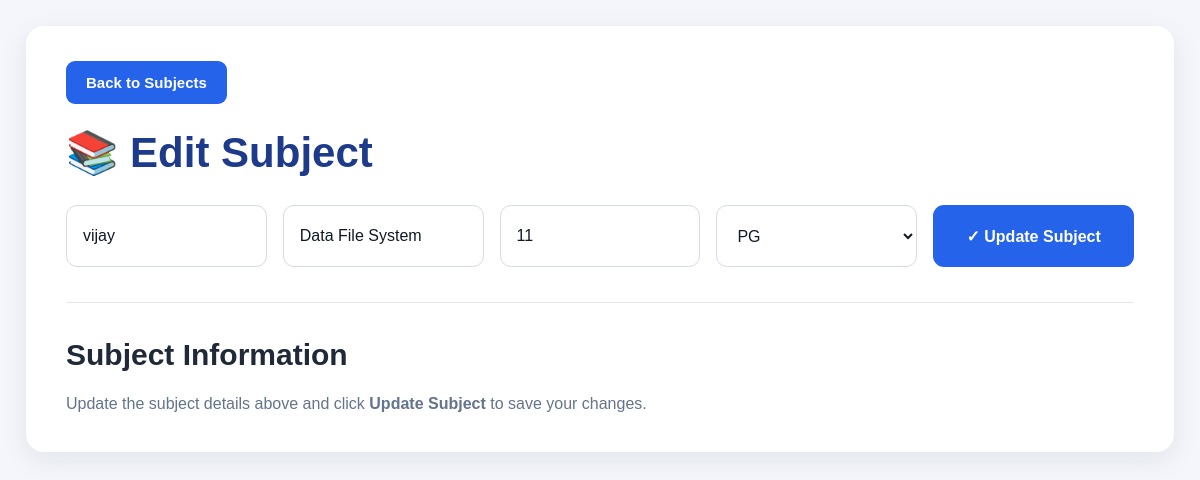
The page /edit_subject/16 on the database its author committed.
### tables this page shows
CREATE TABLE subjects (
            id INTEGER PRIMARY KEY AUTOINCREMENT,
            student_name TEXT,
            subject_name TEXT NOT NULL,
            subject_code TEXT,
            course_type TEXT DEFAULT 'UG'
        );

### app.py (the view, shortened to what this page needs)
@app.route("/edit_subject/<int:id>", methods=["GET", "POST"])
def edit_subject(id):
    conn = get_db()
    subject = conn.execute(
        "SELECT * FROM subjects WHERE id=?", (id,)
    ).fetchone()
    students_data = conn.execute("""
        SELECT * FROM students ORDER BY name
    """).fetchall()
    conn.close()
    if subject is None:
        return "Subject not found", 404
    return render_template(
        "edit_subject.html",
        subject=subject,
        students=students_data
    )

### app.py (called while the page is built)
def get_db():
    conn = sqlite3.connect(DB_PATH)
    conn.row_factory = sqlite3.Row
    return conn

### templates/edit_subject.html (shortened to what this page needs)
<!DOCTYPE html>
<html lang="en">
<head>
    <link rel="stylesheet"
          href="{{ url_for('static', filename='style.css') }}">
</head>
<body>
<div class="container">
    <a href="{{ url_for('subjects') }}" class="back-btn">
        Back to Subjects
    </a>
    <h1>📚 Edit Subject</h1>
    <form method="POST">
        <div class="form-grid">
            <input type="text"
                   name="student_name"
                   placeholder="Student Name"
                   value="{{ subject[1] }}"
                   required>
            <input type="text"
                   name="subject_name"
                   placeholder="Subject Name"
                   value="{{ subject[2] }}"
                   required>
            <input type="text"
                   name="subject_code"
                   placeholder="Subject Code"
                   value="{{ subject[3] }}"
                   required>
            <select name="course_type" required>
                <option value="PG"
                    {% if subject[4] == 'PG' %}selected{% endif %}>
                    PG
                </option>
            </select>
            <button type="submit">✓ Update Subject</button>
        </div>
    </form>
    <hr>
    <h2>Subject Information</h2>
    <p class="description">
        Update the subject details above and click
        <strong>Update Subject</strong> to save your changes.
    </p>
</div>
</body>
</html>

### static/style.css (style rules this page uses)
* { margin:0; padding:0; box-sizing:border-box; }
body { font-family:'Segoe UI',sans-serif; background:#f4f6f9; padding:25px; }
.container { background:#fff; padding:35px; border-radius:15px; box-shadow:0 4px 12px rgba(0,0,0,0.08); }
h1 { color:#1e3a8a; font-size:42px; font-weight:700; margin-bottom:30px; }
h2 { font-size:32px; margin:30px 0 20px; }
form { display:flex; flex-wrap:wrap; gap:15px; align-items:center; margin-bottom:25px; }
input, select { width:280px; height:50px; padding:0 15px; border:1px solid #d1d5db; border-radius:8px; font-size:16px; }
button { background:#2563eb; color:#fff; border:none; height:50px; padding:0 25px; border-radius:8px; font-size:16px; cursor:pointer; }
hr { margin:25px 0; border:none; border-top:1px solid #ddd; }
.back-btn { display:inline-block; margin-bottom:20px; padding:10px 18px; background:#2563eb; color:white; text-decoration:none; border-radius:6px; font-weight:600; }
.back-btn { display: inline-block; background: #2563eb; color: white; padding: 12px 20px; border-radius: 8px; text-decoration: none; font-size: 15px; font-weight: 600; margin-bottom: 20px; transition: background 0.3s ease; }

### templates/edit_subject.html (style rules this page uses)
* { box-sizing: border-box; }
body { margin: 0; padding: 26px; background: #f4f6fb; font-family: Arial, sans-serif; color: #1f2937; }
.container { max-width: 1500px; margin: auto; padding: 35px 40px; background: #ffffff; border-radius: 18px; box-shadow: 0 8px 28px rgba(15, 23, 42, 0.08); }
.back-btn { display: inline-block; margin-bottom: 24px; padding: 13px 20px; border-radius: 9px; background: #2563eb; color: #ffffff; text-decoration: none; font-weight: bold; transition: background 0.2s; }
h1 { margin: 0 0 28px; color: #1e3a8a; font-size: 42px; }
.form-grid { display: grid; grid-template-columns: repeat(5, minmax(0, 1fr)); gap: 16px; align-items: center; }
input, select, button { width: 100%; min-width: 0; min-height: 62px; padding: 15px 16px; border: 1px solid #d5dce6; border-radius: 11px; font-size: 16px; }
input, select { background: #ffffff; color: #111827; }
button { background: #2563eb; color: white; border: none; cursor: pointer; font-weight: bold; transition: background 0.2s; }
hr { border: 0; border-top: 1px solid #e5e7eb; margin: 35px 0; }
h2 { margin: 0 0 18px; color: #1f2937; font-size: 30px; }
.description { margin: 0; color: #64748b; font-size: 16px; line-height: 1.7; }

### rows shown on the page
subjects: student_name "vijay", subject_name "Data File System", subject_code "11", course_type "PG"
